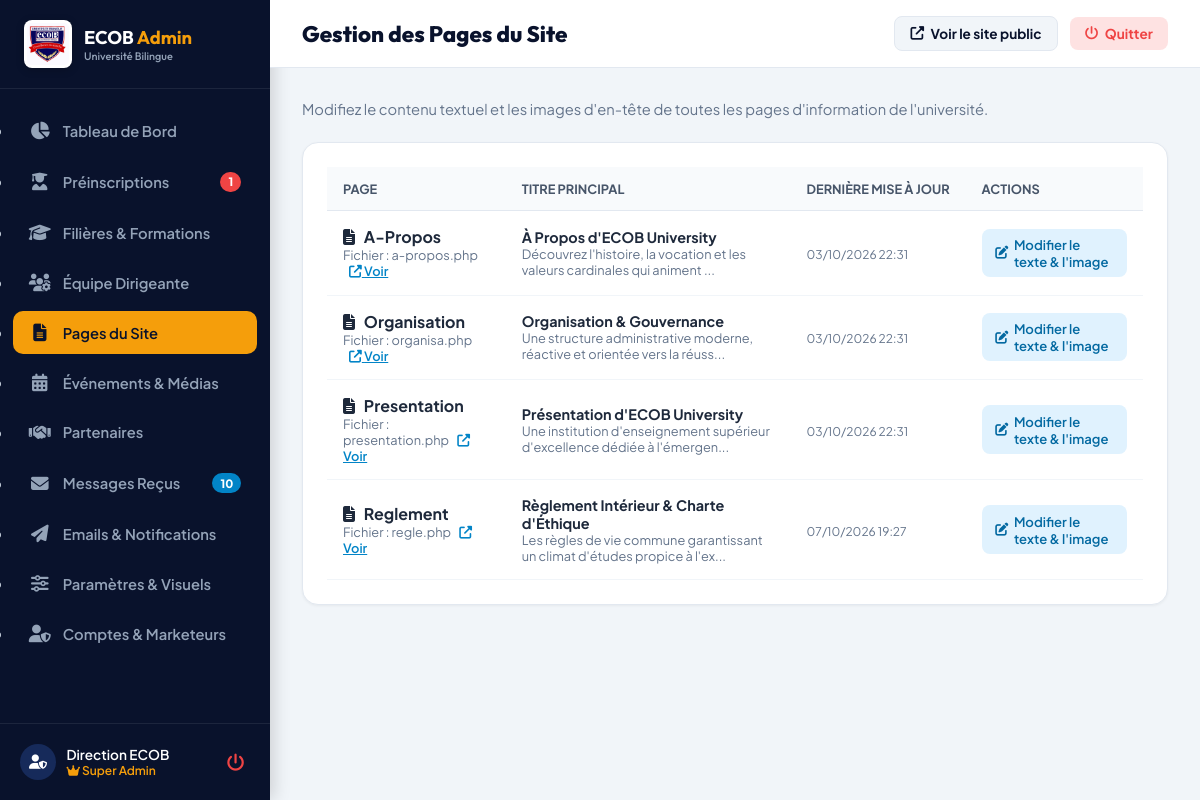
Page /admin/pages.php (signed in) on the committed database.
### tables this page shows
CREATE TABLE `pages_contenu` (
  `slug` varchar(50) NOT NULL,
  `titre` varchar(255) NOT NULL,
  `sous_titre` varchar(255) DEFAULT NULL,
  `badge` varchar(100) DEFAULT NULL,
  `contenu_principal` longtext NOT NULL,
  `blocs_secondaires` json DEFAULT NULL,
  `image_url` varchar(255) DEFAULT NULL,
  `updated_at` timestamp NULL DEFAULT CURRENT_TIMESTAMP ON UPDATE CURRENT_TIMESTAMP,
  PRIMARY KEY (`slug`)
);

### admin/pages.php (the view, shortened to what this page needs)
<?php
require_once __DIR__ . '/layout-header.php';
$db = get_db();
$pages = $db->query("SELECT * FROM pages_contenu ORDER BY slug ASC")->fetchAll();
?>
<div style="margin-bottom:1.5rem;">
    <p style="color:#64748b; font-size:0.92rem;">
        Modifiez le contenu textuel et les images d'en-tête de toutes les pages d'information de l'université.
    </p>
</div>
<div class="table-card" style="margin-top:0;">
    <table>
        <thead>
            <tr>
                <th>Page</th>
                <th>Titre Principal</th>
                <th>Dernière mise à jour</th>
                <th>Actions</th>
            </tr>
        </thead>
        <tbody>
            <?php
            $slugMap = [
                'presentation' => '../presentation.php',
                'a-propos'     => '../a-propos.php',
                'organisation' => '../organisa.php',
                'reglement'    => '../regle.php'
            ];
            foreach ($pages as $p):
                $pubUrl = $slugMap[$p['slug']] ?? ('../' . $p['slug'] . '.php');
            ?>
                <tr>
                    <td>
                        <strong style="color:var(--primary); font-size:1rem; text-transform:capitalize;">
                            <i class="fas fa-file-alt" style="color:var(--accent); margin-right:6px;"></i> <?= htmlspecialchars($p['slug']) ?>
                        </strong>
                        <div style="font-size:0.8rem; color:#64748b;">
                            Fichier : <?= basename($pubUrl) ?>
                            <a href="<?= $pubUrl ?>" target="_blank" style="color:#0284c7; margin-left:6px; font-weight:600;"><i class="fas fa-external-link-alt"></i> Voir</a>
                        </div>
                    </td>
                    <td>
                        <strong><?= htmlspecialchars($p['titre']) ?></strong>
                        <div style="font-size:0.8rem; color:#64748b;"><?= htmlspecialchars(mb_strimwidth($p['sous_titre'] ?? '', 0, 75, '...')) ?></div>
                    </td>
                    <td>
                        <small style="color:#64748b;"><?= date('d/m/Y H:i', strtotime($p['updated_at'])) ?></small>
                    </td>
                    <td>
                        <a href="page-edit.php?slug=<?= urlencode($p['slug']) ?>" class="btn-action btn-edit">
                            <i class="fas fa-edit"></i> Modifier le texte & l'image
                        </a>
                    </td>
                </tr>
            <?php endforeach; ?>
        </tbody>
    </table>
</div>
<?php require_once __DIR__ . '/layout-footer.php'; ?>

### admin/layout-header.php (style rules this page uses)
* { box-sizing: border-box; margin: 0; padding: 0; }
body { font-family: 'Plus Jakarta Sans', sans-serif; background: #f1f5f9; color: #0f172a; display: flex; min-height: 100vh; }
.table-card { background: #fff; border-radius: 16px; padding: 1.5rem; box-shadow: 0 1px 3px rgba(0,0,0,0.05); border: 1px solid #e2e8f0; margin-top: 1.5rem; overflow-x: auto; }
table { width: 100%; border-collapse: collapse; text-align: left; font-size: 0.9rem; }
th { background: #f8fafc; color: #475569; padding: 0.85rem 1rem; font-weight: 700; font-size: 0.8rem; text-transform: uppercase; border-bottom: 1.5px solid #e2e8f0; white-space: nowrap; }
td { padding: 0.95rem 1rem; border-bottom: 1px solid #f1f5f9; color: #1e293b; vertical-align: middle; }
.btn-action { display: inline-flex; align-items: center; gap: 0.35rem; padding: 0.45rem 0.85rem; border-radius: 8px; font-size: 0.82rem; font-weight: 600; text-decoration: none; border: none; cursor: pointer; transition: all 0.2s; }
.btn-edit { background: #e0f2fe; color: #0369a1; }

### rows in the picture
pages_contenu: slug "A-Propos", slug "a-propos.php", titre "À Propos d'ECOB University", sous_titre "Découvrez l'histoire, la vocation et les valeurs cardinales qui animent ...", updated_at "03/10/2026 22:31"
pages_contenu: slug "Organisation", slug "organisa.php", titre "Organisation & Gouvernance", sous_titre "Une structure administrative moderne, réactive et orientée vers la réuss...", updated_at "03/10/2026 22:31"
pages_contenu: slug "Presentation", slug "presentation.php", titre "Présentation d'ECOB University", sous_titre "Une institution d'enseignement supérieur d'excellence dédiée à l'émergen...", updated_at "03/10/2026 22:31"
pages_contenu: slug "Reglement", slug "regle.php", titre "Règlement Intérieur & Charte d'Éthique", sous_titre "Les règles de vie commune garantissant un climat d'études propice à l'ex...", updated_at "07/10/2026 19:27"

### other values in the picture
$cntPendingAdmis "1"
$cntContacts "10"
$adminNom "Direction ECOB"
$pageTitle "Gestion des Pages du Site"
